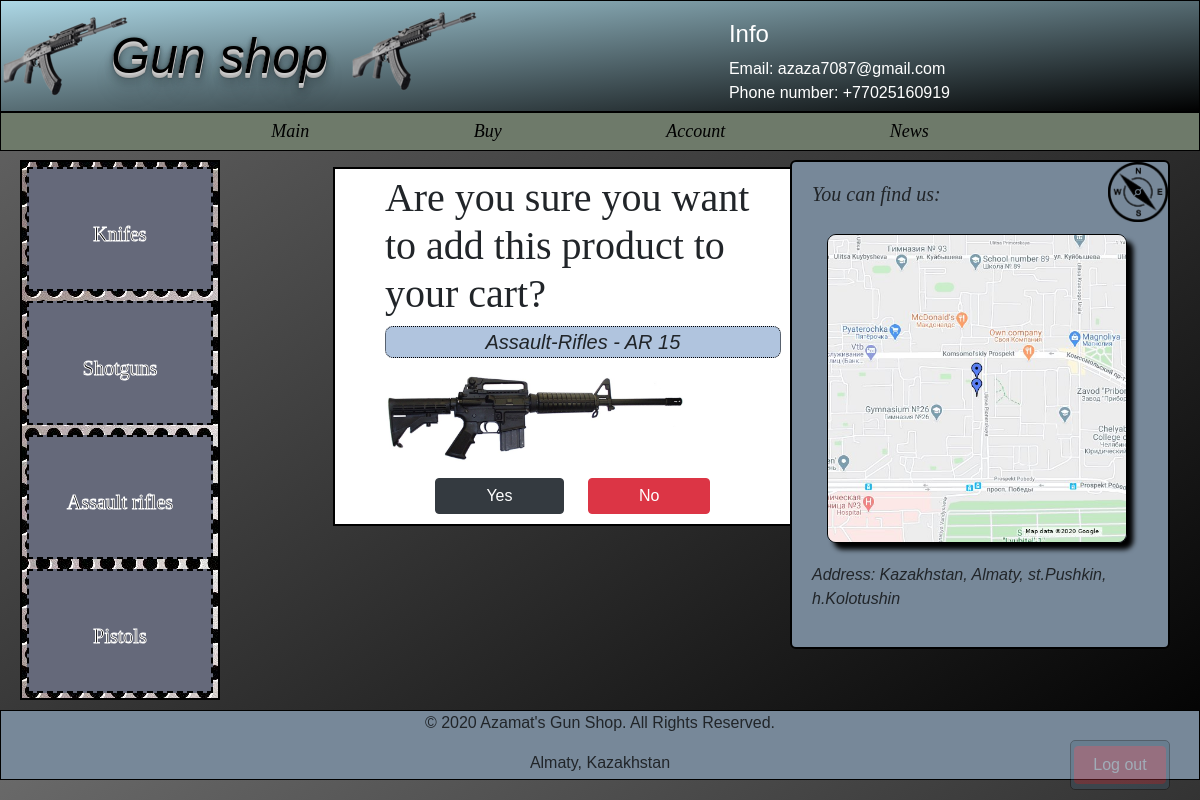
The page /shop/assault-rifles/ar-15/buy/ (signed in) on the database its author committed.
### shop/models.py (models this page shows)
class Guns(models.Model):
    name = models.CharField(max_length=150, db_index=True)
    slug = models.SlugField(max_length=30, blank=True, unique=True)
    body = models.TextField(blank=True, db_index=True)
    category = models.ForeignKey('Category',null=True, on_delete=models.CASCADE,default="",)
    image = models.ImageField(upload_to='static/images/guns/', blank=True)
    price = models.DecimalField(max_digits=10, decimal_places=2,default=200, )
    date_pub = models.DateTimeField(auto_now_add=True)
    def __str__(self):
        return self.name
    class Meta:
        ordering = ['-date_pub']

### shop/views.py (the view)
# urls.py: path('<str:name>/<str:slug>/buy/', GunBuy.as_view(), name='gun_buy_url'),
class GunBuy(LoginRequiredMixin, View):
    def get(self, request, slug, name):
        gun = Guns.objects.get(slug__iexact=slug)
        user = request.user
        return render(request, 'shop/buy.html', context={'gun': gun,'user': user,'name': name})

### shop/templates/shop/buy.html (shortened to what this page needs)
{% extends 'shop/base_shop.html' %}
{% block content %}
    <div id="add_cart">
        <h1>Are you sure you want to add this product to your cart?</h1>
           <p id="gun_name"> {{ name|title }} - {{ gun.name }} </p>
          <p> <img src="../../../../{{ gun.image }}" alt="gfgfgfgf" width="300px"> </p>
        <div id="buttons">
            <a href="{% url 'gun_cart_url' gun=gun login=request.user  %} " class="btn btn-dark" > Yes</a>
            <a href="{% url 'main' %}" class="btn btn-danger" >No</a>
        </div>
    </div>
{% endblock %}

### static/css/index.css (style rules this page uses)
body { font-family: sans-serif; background-color: dimgrey !important; background: linear-gradient(to top left, black,dimgrey); }
#add_cart { margin-left: 20px; border: black 2px solid; background-color: white; padding: 50px; padding-top: 5px; padding-bottom: 10px; width: 500px; }
#add_cart h1 { font-family: "Times New Roman"; }
#gun_name { font-style: italic; font-size: 20px; border: dotted black thin; border-radius: 8px; text-align: center; background-color: lightsteelblue; }
#buttons { text-align: center; }
#buttons a { margin-right: 20px; padding: 50px; padding-top: 5px; padding-bottom: 5px; text-align: center; }

### rows shown on the page
Guns: name "AR 15", image (picture)

### other values the page prints
{{ name|title }} "Assault-Rifles"
